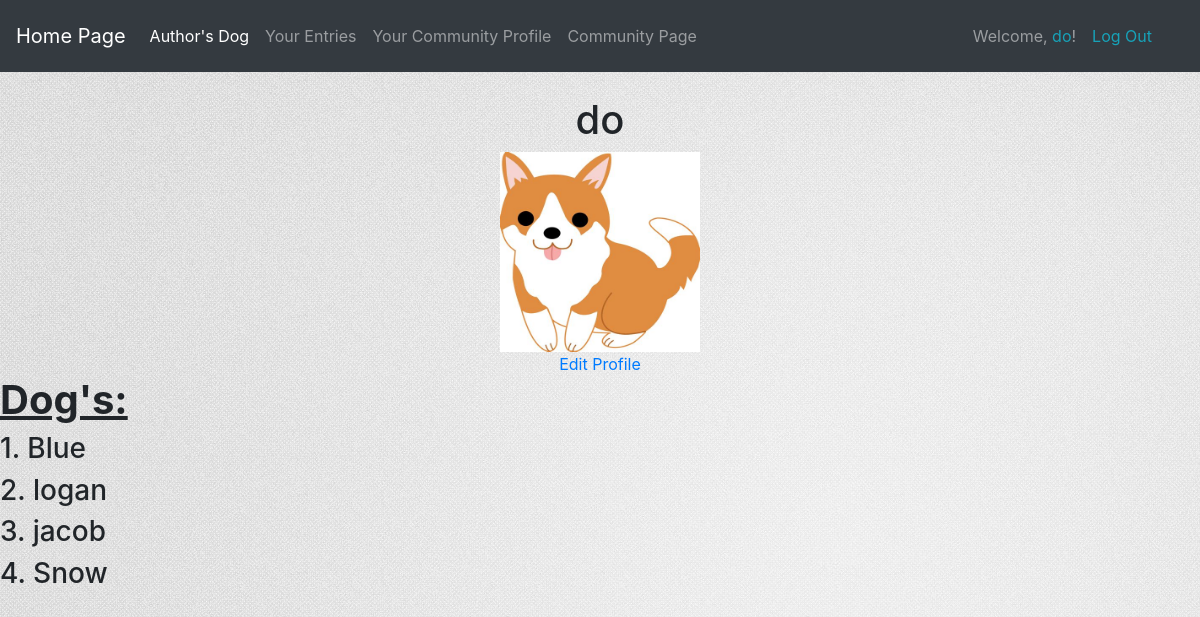
The page /user_profile/1/ (signed in) on the database as committed earlier.
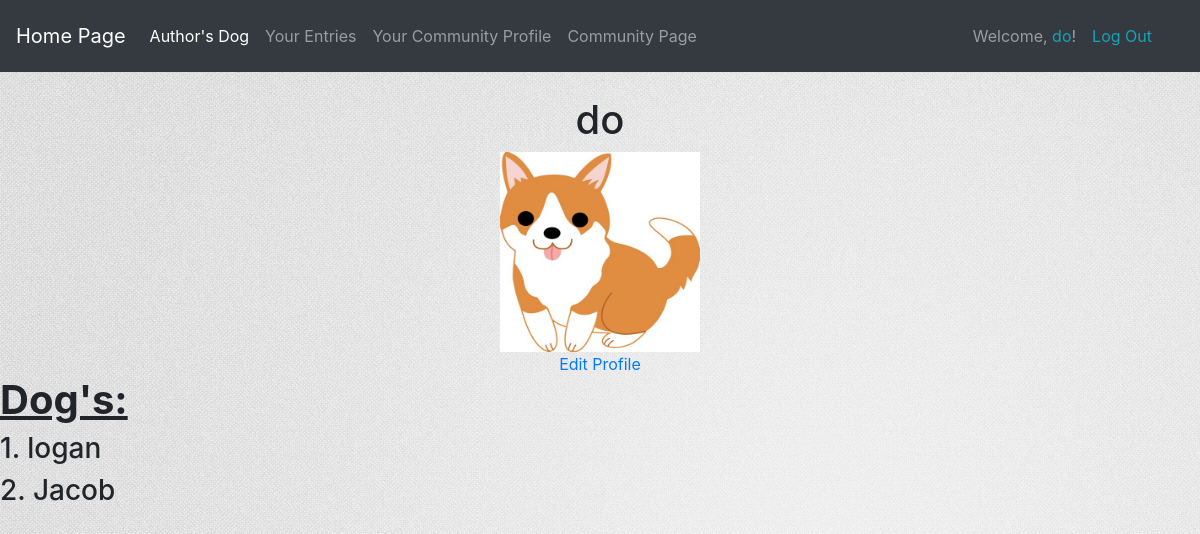
The same page on the database as committed later.
### test_dog_app/models.py (models this page shows, shortened)
class Profile(models.Model):
    user = models.OneToOneField(User, on_delete=models.CASCADE)
    user_photo = models.ImageField(upload_to='user_photo/', default='default.png')

class DogName(models.Model):
    owner = models.ForeignKey(User, on_delete=models.CASCADE)
    name = models.CharField(max_length=70)
    share = models.BooleanField(default=False)
    shared_date = models.DateTimeField(auto_now_add=False, auto_now=False, null=True, blank=False)
    def __str__(self):
        return self.name

### users/views.py (the view)
# urls.py: path('user_profile/<int:user_id>/', views.user_profile, name='user_profile'),
@login_required
def user_profile(request, user_id):
    user_dogs = DogName.objects.filter(owner=user_id)
    content = {
        'user_dogs' : user_dogs,
    }
    return render(request, 'user_profile.html', content)

### users/templates/user_profile.html (shortened to what this page needs)
{% extends 'base.html' %}
{% block content %}
    <div style="text-align: center">
        <h1>{{ user.username }}</h1>
        <img src="{{ user.profile.user_photo.url }}"
             style="width: 200px; height: 200px"
             alt="User-Profile-Picture"><br>
        <a href="{% url 'users:edit_user_profile' user.id %}">Edit Profile</a>
    </div>
    <h1>
        <b><u>Dog's:</u></b>
    </h1>
    {% for dog in user_dogs %}
        <h3>
            {{ forloop.counter }}. {{ dog }}
        </h3>
    {% empty %}
    <h2>Currently, You have not added any dogs.</h2>
    {% endfor %}
{% endblock content %}

### test_dog_app/templates/base.html (shortened to what this page needs)
{% load static %}
<!DOCTYPE html>
<html lang="en">
    <link rel="stylesheet" href="https://stackpath.bootstrapcdn.com/bootstrap/4.4.1/css/bootstrap.min.css"
>
<head>
</head>
<body>
    <link rel="stylesheet" type="text/css" href="{% static 'test_dog_app/style.css' %}" />
    <nav class="navbar navbar-expand-lg navbar-dark bg-dark mb-4">
        <a class= 'navbar-brand' href="{% url 'test_dog_app:index' %}">Home Page</a>
        <div class="collapse navbar-collapse" id="navbarNavAltMarkup">
            <div class="navbar-nav">
            <a class= 'nav-item nav-link active' href="{% url 'test_dog_app:authors_dog' %}">
                Author's Dog
            </a>
            <a class= 'nav-item nav-link' href="{% url 'test_dog_app:user_entries' %}">Your Entries</a>
            <a class= 'nav-item nav-link' href="{% url 'test_dog_app:community_profile' %}">Your Community Profile</a>
            <a class= 'nav-item nav-link' href="{% url 'test_dog_app:community_page' %}">Community Page</a>
            </div>
            <div class="navbar ml-auto">
                {% if user.is_authenticated %}
                     <span class="navbar-text">
                         Welcome, <a class= 'text-info' href="{% url 'users:user_profile' user.id %}"> {{ user }}</a>!
                    </span>
                    <a class= 'nav-link text-info' href="{% url 'users:logout' %}">Log Out</a>
                {% else %}
                    <a class= 'nav-link text-info' href="{% url 'users:login' %}">Log In</a>
                    <a class= 'nav-link text-info' href="{% url 'users:register' %}">Register</a>
                {% endif %}
            </div>
        </div>
    </nav>
    {% block content %}
    {% endblock content %}
</body>
</html>

### test_dog_app/static/test_dog_app/style.css (style rules this page uses)
body { background: white url('background_image.jpg'); }

Rows that differ between the two databases and show on the page:
removed DogName: name "Blue"
removed DogName: name "jacob"
removed DogName: name "Snow"
added DogName: name "Jacob"
